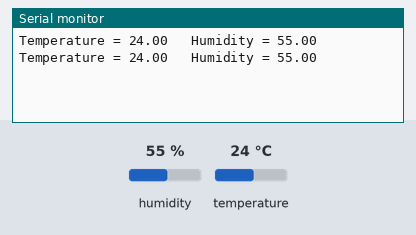
Bench run of a sketch on a simulated Arduino Uno, built with avr-gcc and run on an emulated ATmega328P. Parts: the last lines printed to the serial monitor. Inputs (shaded band) come from the test bench; at power-on: humidity 55 %, temperature 24 °C.

Above: at 3.3 s.
3.4 s: humidity set to 22 %
At 6.3 s:
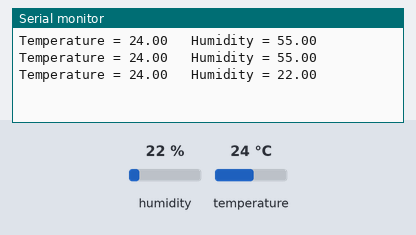
6.7 s: temperature set to 12 °C
At 8.2 s:
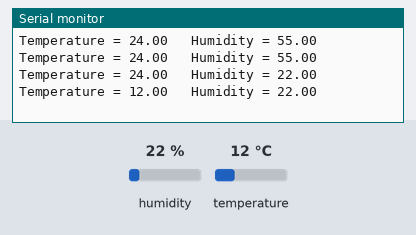
10.0 s: humidity set to 40 %
At 11.0 s:
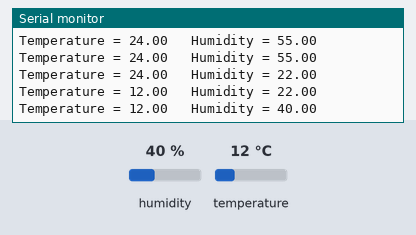
Timing chart, 0 to 13.0 s (numbered marks = the images above; inputs shaded):
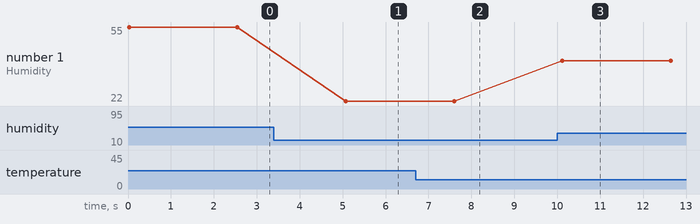

The sketch:

dht11_test.ino
```cpp
#include <dht.h>

dht DHT;

#define DHT11_PIN 5
#define DHTLIB_INVALID_VALUE    -999


void setup(){
  Serial.begin(9600);
}

void loop()
{
  int chk = DHT.read11(DHT11_PIN);
  Serial.print("Temperature = ");
  Serial.print(DHT.temperature);
  Serial.print("   Humidity = ");
  Serial.println(DHT.humidity);
  delay(2500);
}
```

Measured:
- after the input at 3.4 s, the serial monitor: prints a new line after 1.7 s (image 1)
- after the input at 6.7 s, the serial monitor: prints a new line after 0.90 s (image 2)
- after the input at 10.0 s, the serial monitor: prints a new line after 0.12 s (image 3)
- plotted number 1: 55 → 22 after the input at 3.4 s, 22 → 40 after the input at 10.0 s
